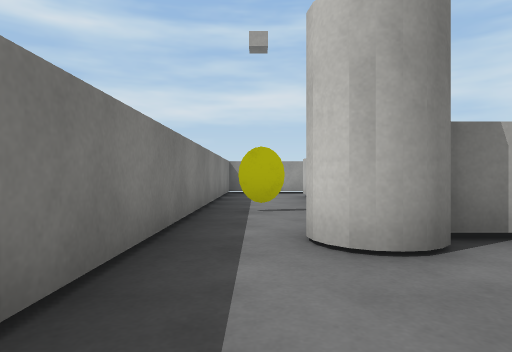
View 1 (above)

20 first-person views from a walk through a scene from a Unity 3-D project. The camera is 0.58 m above the floor, looks level and sees 75° across. The floor is counted in squares, 1 m on a side. Each view is taken from the middle of a square. On the plan, view 1 faces up. The plan holds only what a view shows up to about 9 squares ahead; the rest is blank. The player character is not drawn. Surface patterns are stand-ins for the level's own textures.

View 2
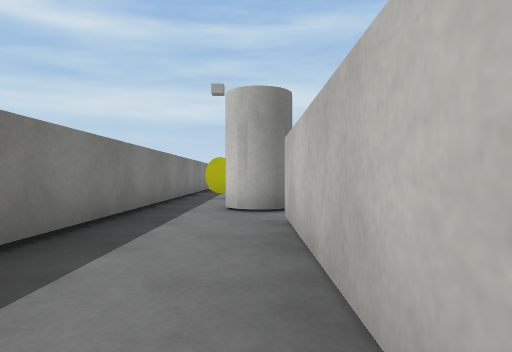

View 3
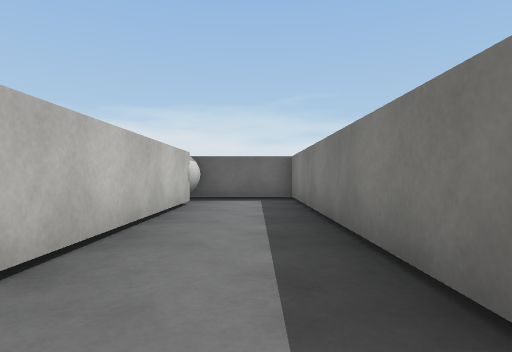

View 4
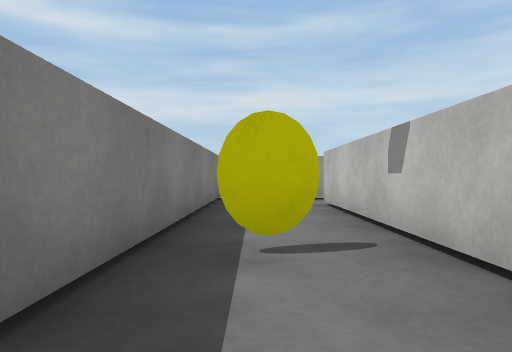

View 5
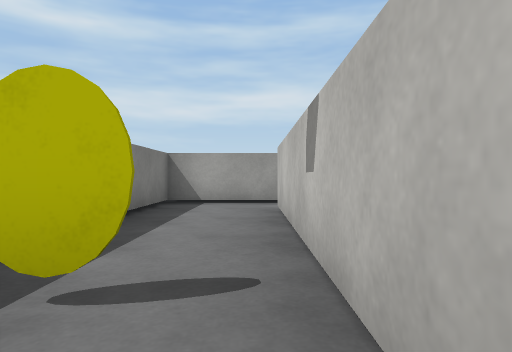

View 6
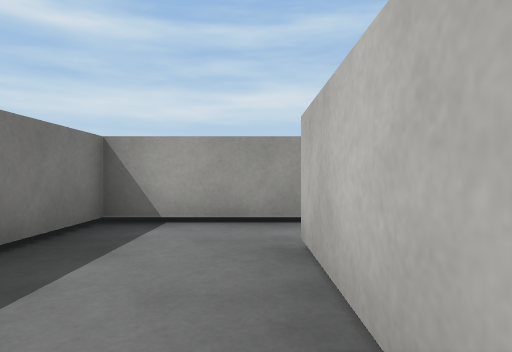

View 7
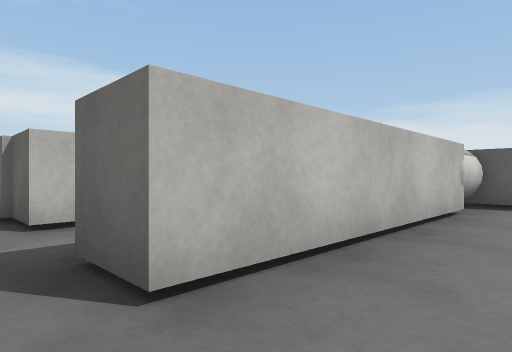

View 8
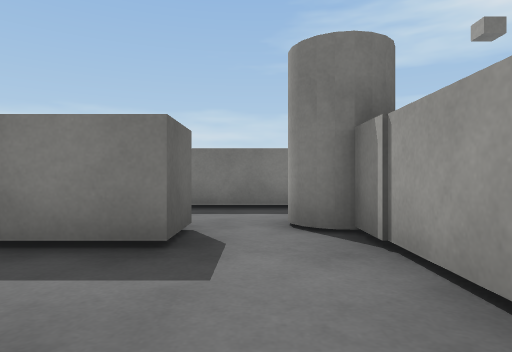

View 9
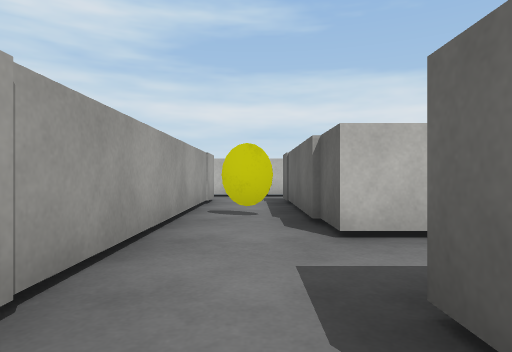

View 10
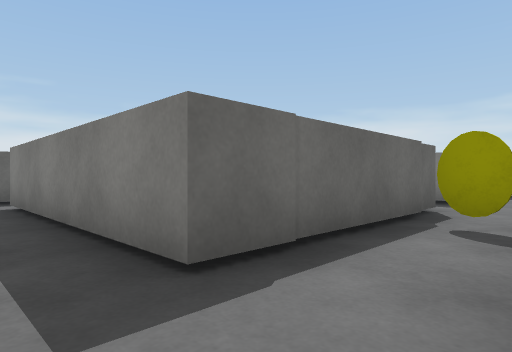

View 11
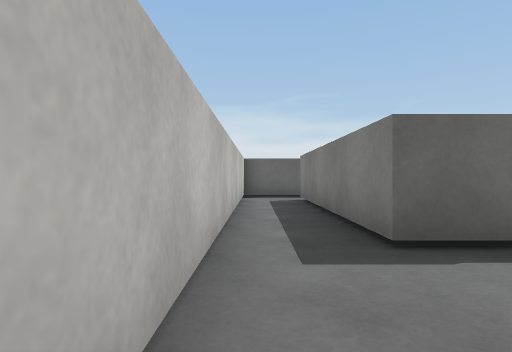

View 12
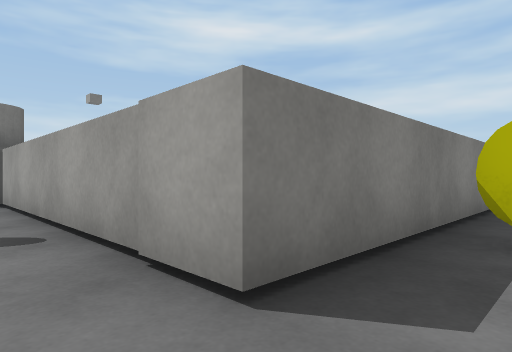

View 13
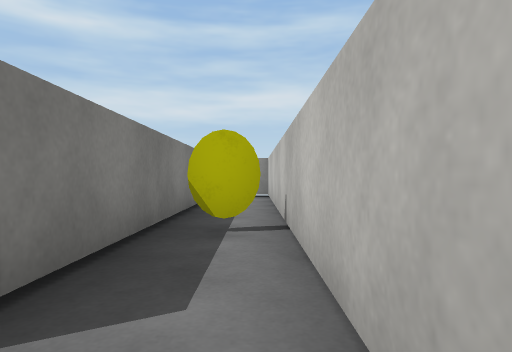

View 14
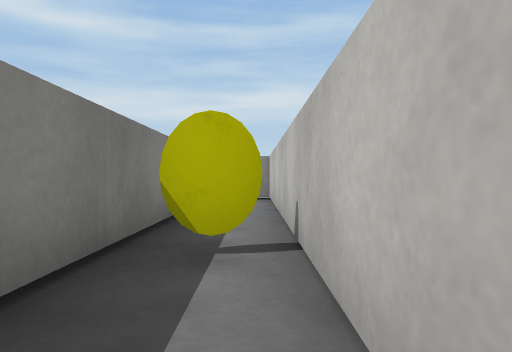

View 15
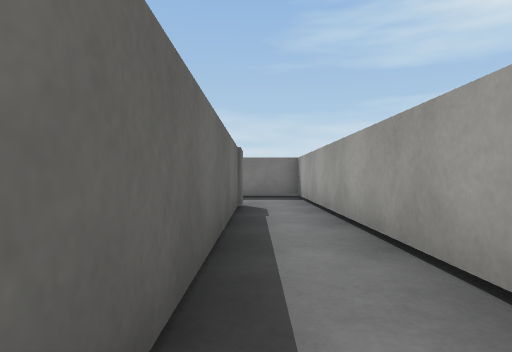

View 16
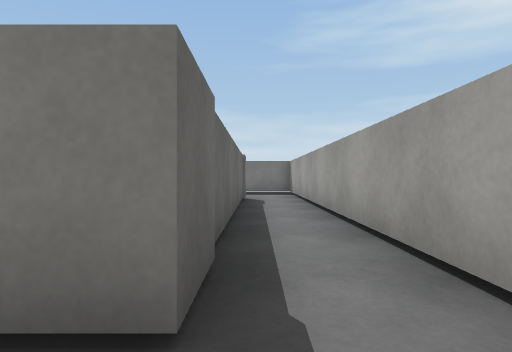

View 17
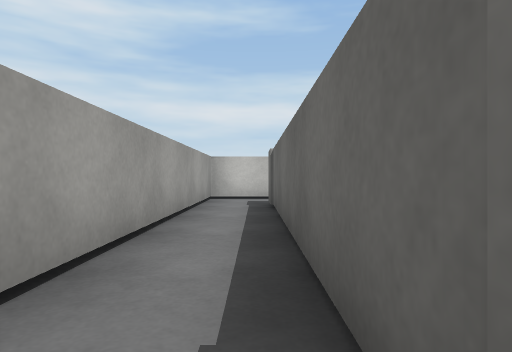

View 18
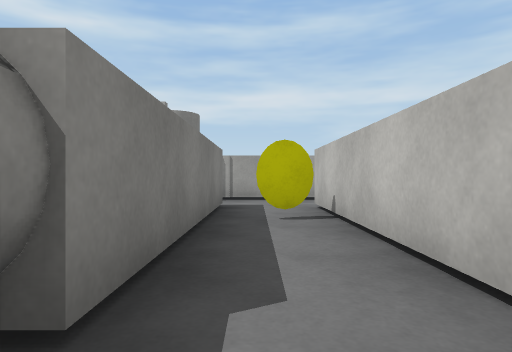

View 19
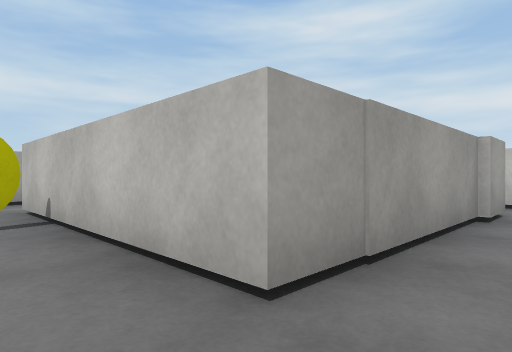

View 20
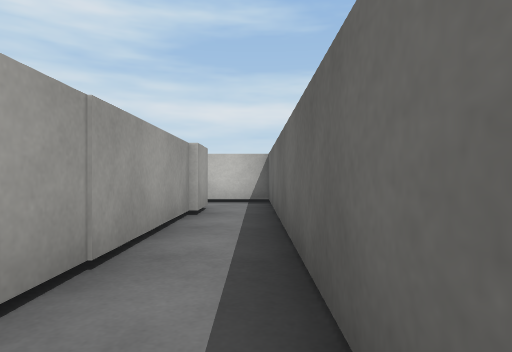

### Floor plan
Ten units are one square. View 1 is at (0, 0); x grows to the right and y downward. Boxes are objects, and circles mark ways between rooms. Rooms are numbered by the first view taken in them; rooms with no view inside come last. Other rooms are left out.
<svg viewBox="-14 -116 124 176">
<path fill="none" stroke="#000" d="M14 -44 14 -98M14 35 14 -14M16 -111 -9 -111 -9 53 15 53M89 -30 35 -30M41 -14 89 -14 89 40M103 53 103 -24M18 -97 89 -97 89 -30M103 -24 103 -111 16 -111M32 53 103 53M89 40 41 40M14 -14 24 -14 24 36M41 40 41 -14M35 -30 16 -30"/>
<rect x="-5" y="-55" width="10" height="10" fill="#bbb"><title>yellow coin</title></rect>
<rect x="5" y="-35" width="10" height="10" fill="#bbb"><title>cylinder</title></rect>
<rect x="55" y="-25" width="10" height="10" fill="#bbb"><title>yellow coin</title></rect>
<rect x="95" y="-55" width="10" height="10" fill="#bbb"><title>yellow coin</title></rect>
<rect x="15" y="35" width="10" height="20" fill="#bbb"><title>capsule</title></rect>
<rect x="25" y="5" width="10" height="10" fill="#bbb"><title>yellow coin</title></rect>
<circle cx="20" cy="-100" r="3" fill="#2a7"/>
<circle cx="20" cy="-20" r="3" fill="#2a7"/>
<circle cx="100" cy="-30" r="3" fill="#2a7"/>
<circle cx="100" cy="40" r="3" fill="#2a7"/>
<circle cx="40" cy="-20" r="3" fill="#2a7"/>
<circle cx="30" cy="50" r="3" fill="#2a7"/>
<text x="0" y="-30">1</text>
<text x="80" y="-20">2</text>
<text x="80" y="-100">3</text>
<text x="60" y="50">4</text>
<text x="30" y="10">5</text>
</svg>
Room 1 opens to room 3. Room 1 opens to room 5. Room 2 opens to room 3. Room 2 opens to room 4. Room 2 opens to room 5. Room 4 opens to room 5.

Where each view was taken, in squares from view 1:
view 1: 0 up, 0 right, facing up
view 2: 3 down, 1 right, facing up
view 3: 3 up, 0 right, facing down
view 4: 3 up, 0 right, facing up
view 5: 4 up, 1 right, facing up
view 6: 7 up, 1 right, facing up
view 7: 2 up, 0 right, facing down-right
view 8: 2 up, 5 right, facing left
view 9: 2 up, 1 right, facing right
view 10: 3 up, 10 right, facing down-left
view 11: 4 up, 10 right, facing down
view 12: 2 up, 10 right, facing up-left
view 13: 2 up, 10 right, facing up
view 14: 3 up, 10 right, facing up
view 15: 10 up, 8 right, facing left
view 16: 10 up, 10 right, facing left
view 17: 10 up, 2 right, facing right
view 18: 5 down, 3 right, facing up
view 19: 5 down, 3 right, facing up-right
view 20: 5 down, 3 right, facing right
